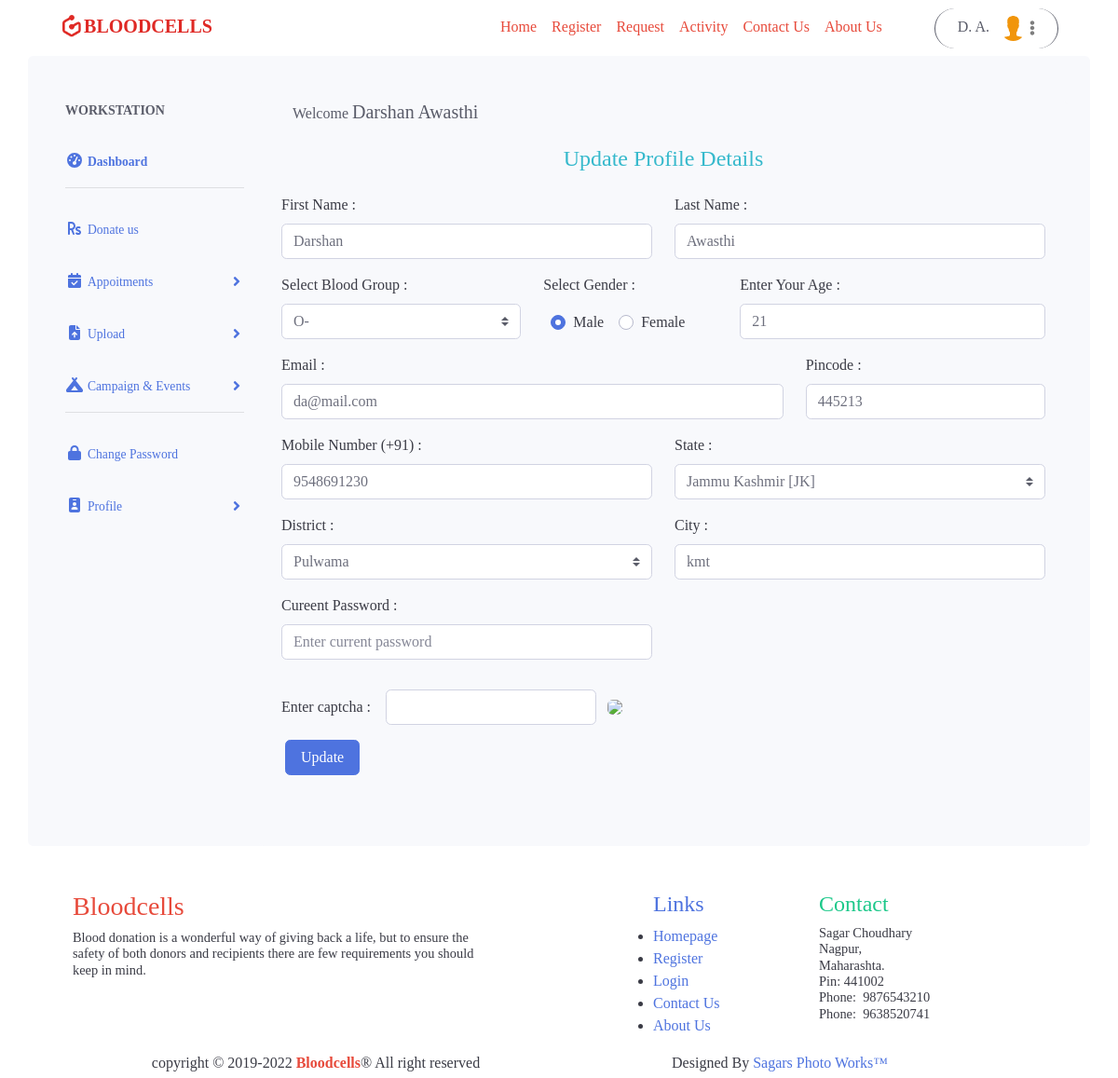
The app's page /editprofile.php (signed in) with its own data.
### tables this page shows
CREATE TABLE `user_reg` (
  `id` int(10) NOT NULL,
  `fname` text NOT NULL,
  `lname` text NOT NULL,
  `bgroup` varchar(20) NOT NULL,
  `gender` text NOT NULL,
  `age` int(3) NOT NULL,
  `email` varchar(40) NOT NULL,
  `pincode` int(6) NOT NULL,
  `mobno` bigint(11) NOT NULL,
  `state` text NOT NULL,
  `district` text NOT NULL,
  `city` text NOT NULL,
  `pwd` varchar(40) NOT NULL
);

CREATE TABLE `all_states` (
  `state_code` text DEFAULT NULL,
  `state_name` text DEFAULT NULL,
  `country_code` text DEFAULT NULL
);

### editprofile.php (the view, shortened to what this page needs)
<!DOCTYPE html>
<html>
  <head>
    <?php include('include/common_links.php'); ?>
    <link rel="stylesheet" type="text/css" href="css/profile.css">
  </head>
  <body id="page-top" class="" >
    <?php include('user/nav.php'); ?>
<div id="wrapper" class="bg-light rounded container pt-5">
<?php include('user/sidebar.php'); ?>
<div id="content-wrapper" class="rounded">
    <div id="" class="d-flex flex-column">
<?php
$email = $_SESSION['email'];
$mysqli = new mysqli('localhost','root','','bloodcells') or die(mysqli_error($mysqli));
$user = $mysqli->query("SELECT * FROM `user_reg` WHERE `email`='$email'") or die($mysqli->error);
$data = $user->fetch_assoc();
?>
<div class="h5 ml-4 text-capitalize row text-dark"><span class="h6 mt-1">&nbsp;&nbsp;&nbsp;Welcome&nbsp;</span><?php echo $data['fname']." ".$data['lname']; ?></div>
<label class="text-center text-info h4 my-2">Update Profile Details</label>
        <div id="content" class="mt-3">
          <div class="container-fluid pb-4">
            <form action="user/update.php" method="POST" accept-charset="utf-8" class="needs-validation text-gray-900" novalidate>
            <div class="row">
              <div class="form-group col-lg-6 col-12 col-sm-12 col-md-12">
                <label for="fname">First Name :</label>
                <input type="text" class="form-control" id="fname" placeholder="Enter First Name" name="fname" autocomplete="off" value="<?php echo $data['fname']; ?>" required>
              </div>
              <div class="form-group col-lg-6 col-12 col-sm-12 col-md-12">
                <label for="lname">Last Name :</label>
                <input type="text" class="form-control" id="lname" placeholder="Enter Last Name" name="lname" autocomplete="off" value="<?php echo $data['lname']; ?>" required>
              </div>
            </div>
            <?php
              $mysqli = new mysqli('localhost','root','','bloodcells') or die(mysqli_error($mysqli));
            ?>
            <div class="row">
              <div class="form-group col-4">
                <label for="bloodgroup">Select Blood Group :</label>
                <select name="bloodgroup" class="custom-select form-control" autocomplete="off" required>
                  <option value="<?php echo $data['bgroup']; ?>" selected><?php echo $data['bgroup']; ?></option>
                </select>
              </div>
              <div class="justify-content-center col-3">
                <label for="gender">Select Gender :</label>
                <div class="">
                  <div class="row ml-2 mt-2">
                        <div class="custom-control custom-radio custom-control-inline">
                          <label class="custom-control-label" for="customControlValidation2">Male</label>
                        </div>
                        <div class="custom-control custom-radio custom-control-inline">
                          <label class="custom-control-label" for="customControlValidation3">Female</label>
                        </div>
                      </div>
                </div>
              </div>
              <div class="form-group col-5">
                <label for="age">Enter Your Age :</label>
                <input type="tel" class="form-control" id="age" maxlength="2" value="<?php echo $data['age']; ?>" placeholder="Enter Age" name="age" pattern="[0-9]{2}" autocomplete="off" required>
              </div>
            </div>
            <div class="row">
              <div class="form-group col-lg-8 col-12 col-sm-12 col-md-12">
                <label for="email">Email : </label>
                <input type="email" class="form-control" id="email" value="<?php echo $data['email']; ?>" autocomplete="off" placeholder="Enter Email" name="email">
              </div>
              <div class="form-group col-lg-4 col-12 col-sm-12 col-md-12">
                <label for="pincode">Pincode : </label>
                <input type="tel" class="form-control" id="pincode" autocomplete="off" placeholder="Enter Pincode"  pattern="[0-9]{6}" value="<?php echo $data['pincode']; ?>" maxlength="6" name="pincode" required>
              </div>
            </div>
            <div class="row">
              <div class="form-group col-lg-6 col-12 col-sm-12 col-md-12">
                <label for="mobno">Mobile Number (+91) : </label>
                <input type="tel" class="form-control" id="mobno" value="<?php echo $data['mobno']; ?>" placeholder="Enter Mobile Number" name="mobno" pattern="[0-9]{10}"  maxlength="10" autocomplete="off" >
              </div>
              <div class="form-group col-lg-6 col-12 col-sm-12 col-md-12">
                <label for="state">State :</label>
<?php
    $stateid = $data['state'];
    $mysqli = new mysqli('localhost','root','','bloodcells') or die(mysqli_error($mysqli));
    $state = $mysqli->query("SELECT * FROM `all_states` WHERE `state_code` = '$stateid'") or die($mysqli->error);
    $state_name = $state->fetch_assoc()
?>
                <select class="custom-select form-control" name="authors" id="authors" autocomplete="off" required>
                  <option value="<?php echo $data['state']; ?>" selected><?php echo $state_name['state_name']; ?></option>
                </select>
              </div>
            </div>
            <div class="row">
              <div class="form-group col-lg-6 col-12 col-sm-12 col-md-12">
                <label for="district">District :</label>
                <select class="custom-select form-control" name="books" id="books" autocomplete="off" required>
                  <option  value="<?php echo $data['district']; ?>" selected=""><?php echo $data['district']; ?></option>
                </select>
              </div>
              <div class="form-group col-lg-6 col-12 col-sm-12 col-md-12">
                <label for="uname">City :</label>
                <input type="text" value="<?php echo $data['city']; ?>" class="form-control" id="city" placeholder="Enter your city" name="city" autocomplete="off" required>
              </div>
            </div>
            <div class="row">
              <div class="form-group col-lg-6 col-12 col-sm-12 col-md-12">
                <label for="pwd">Cureent Password :</label>
                <input type="password" class="form-control" id="pwd" placeholder="Enter current password" name="pwd" autocomplete="off" required>
              </div>
            </div>
            <div class="form-group form-inline mt-3">
              <label>Enter captcha : </label>
              <input type="text" class="form-control ml-3" name="vercode" maxlength="5" autocomplete="off" required/>&nbsp;&nbsp;&nbsp;
              <img src="dataconn/captcha.php" class="rounded">
            </div>
            <div class="row ml-1 ">
            <button type="submit" name="update" class="btn btn-primary px-3">Update</button>
            </div>
            </form>
          </div>
        </div>
    </div>
</div>
</div>
<?php include('include/footer.php'); ?>
  </body>
  </html>

### records on screen
user_reg: fname "Darshan", lname "Awasthi", bloodgroup "O-", age "21", email "da@mail.com", pincode "445213", mobno "9548691230", books "Pulwama", city "kmt"
all_states: authors "Jammu Kashmir [JK]"

### other values on screen
$arrayy['SUBSTRING(fname,1,1)'] "D"
$arrayy['SUBSTRING(lname,1,1)'] "A"
